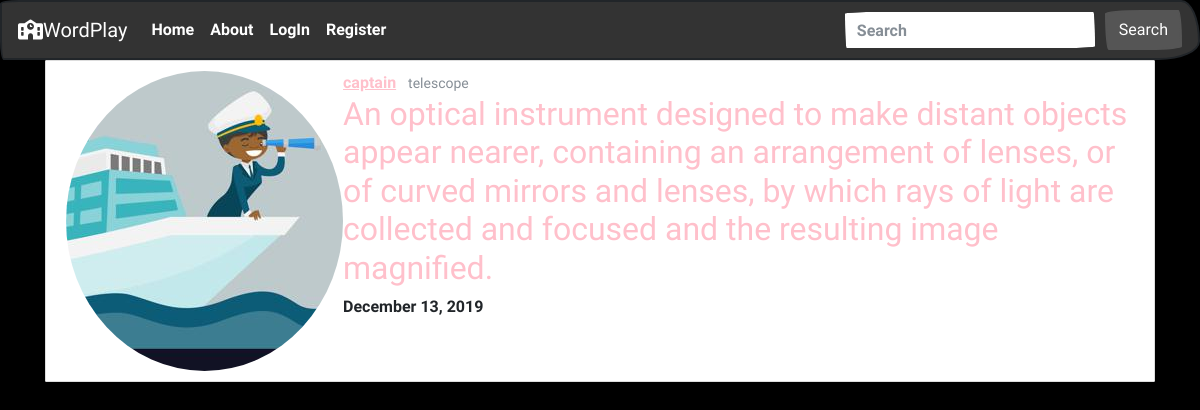
Screenshot of /word/39/ with the database file from the repository.
### words/models.py (models this page shows, shortened)
class Words(models.Model):
    noun = models.CharField(max_length=100)
    define = models.TextField()
    date_posted = models.DateTimeField(default=timezone.now)
    player = models.ForeignKey(User, on_delete=models.CASCADE)

### accounts/models.py (models this page shows, shortened)
class Profile(models.Model):
    user = models.OneToOneField(User, on_delete=models.CASCADE)
    image = models.ImageField(default='default.jpg', upload_to='profile_pics')

### words/views.py (the view)
# urls.py: path('word/<int:pk>/', WordDetailView.as_view(), name='words-detail'),
class WordDetailView(DetailView):
    model = Words

### words/templates/words/words_detail.html (shortened to what this page needs)
{% extends "words/base.html" %}
{% block content %}
<article class="media content-section">
    <img class="rounded-circle" src="{{ object.player.profile.image.url }}" alt="">
    <div class="media-body">
        <div class="article-metadata">
          <a class="mr-2" href="{% url 'player-words' object.player.username %}">{{ object.player }}</a>
          <small class="text-muted">{{ object.noun }}</small>
        </div>
    <h2>{{ object.define }}</h2>
    <p class="article-content">{{ object.date_posted|date:"F d, Y" }}</p
    </div>
</article>
{% endblock content %}

### words/static/words/main.css (style rules this page uses)
body { background: black; }
h1, h2, a { color: pink; }
.content-section { background: #ffffff; padding: 10px 20px; border: 1px solid #dddddd; border-radius: 1px; margin-bottom: 20px; }

### rows the page displays
Words: player.profile.image (picture), player "captain", noun "telescope", define "An optical instrument designed to make distant objects appear nearer, containing an arrangement of lenses, or of curved mirrors and lenses, by which rays of light are collected and focused and the resulting image magnified.", date_posted "December 13, 2019"
